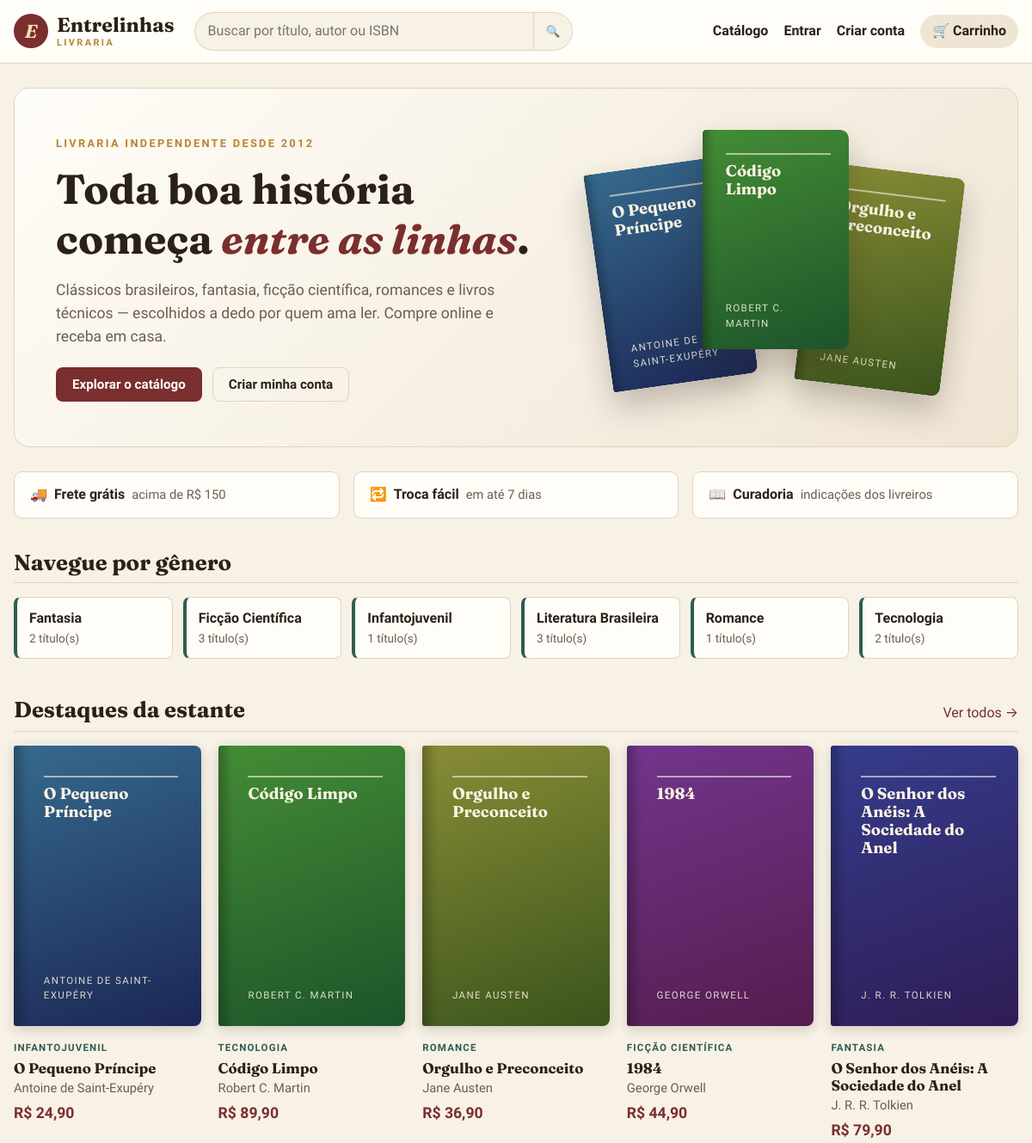
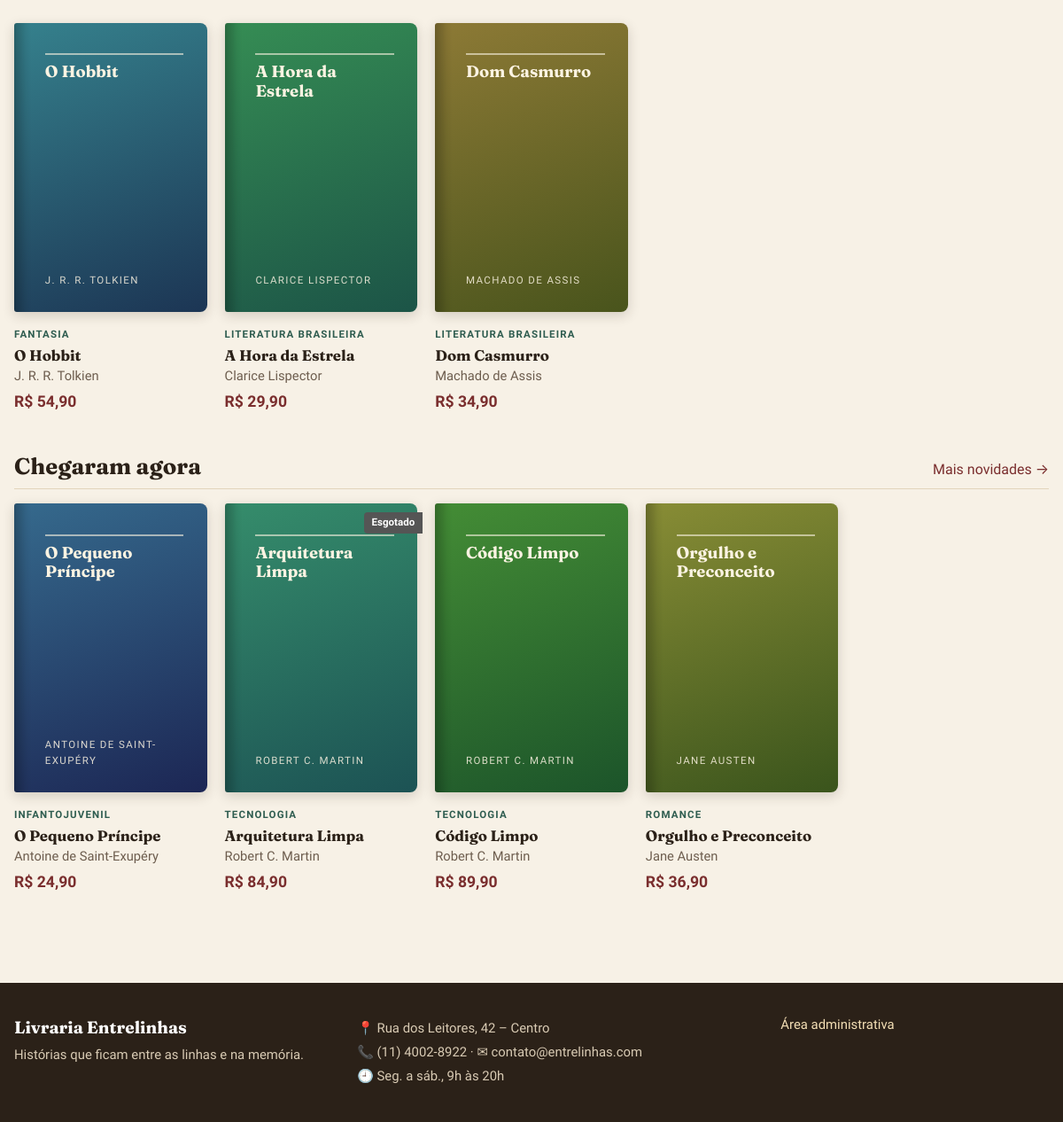
The page / on the database its author committed (2 pictures, top to bottom).
### tables this page shows
CREATE TABLE livros (
    id              INT UNSIGNED AUTO_INCREMENT PRIMARY KEY,
    titulo          VARCHAR(150) NOT NULL,
    isbn            VARCHAR(20)  NOT NULL UNIQUE,
    categoria_id    INT UNSIGNED NOT NULL,
    autor_id        INT UNSIGNED NOT NULL,
    editora         VARCHAR(100) NULL,
    ano_publicacao  SMALLINT NULL,
    paginas         SMALLINT UNSIGNED NULL,
    preco           DECIMAL(10,2) NOT NULL,
    estoque         INT UNSIGNED NOT NULL DEFAULT 0,
    sinopse         TEXT NULL,
    capa            VARCHAR(255) NULL,
    destaque        TINYINT(1) NOT NULL DEFAULT 0,
    ativo           TINYINT(1) NOT NULL DEFAULT 1,
    criado_em       DATETIME NOT NULL DEFAULT CURRENT_TIMESTAMP,
    CONSTRAINT fk_livro_categoria FOREIGN KEY (categoria_id) REFERENCES categorias(id)
        ON UPDATE CASCADE ON DELETE RESTRICT,
    CONSTRAINT fk_livro_autor FOREIGN KEY (autor_id) REFERENCES autores(id)
        ON UPDATE CASCADE ON DELETE RESTRICT,
    CONSTRAINT ck_livro_preco CHECK (preco > 0)
);

CREATE TABLE autores (
    id             INT UNSIGNED AUTO_INCREMENT PRIMARY KEY,
    nome           VARCHAR(120) NOT NULL,
    nacionalidade  VARCHAR(60)  NULL,
    biografia      TEXT NULL
);

CREATE TABLE categorias (
    id          INT UNSIGNED AUTO_INCREMENT PRIMARY KEY,
    nome        VARCHAR(60) NOT NULL UNIQUE,
    descricao   VARCHAR(255) NULL
);

### app/Core/Controller.php (called while the page is built, shortened)
<?php
class Controller
{
    public function render(string $view, array $dados = [], string $layout = 'public'): void
    {
        extract($dados);
        require APP_PATH . "/Views/{$view}.php";
        $conteudo = ob_get_clean();
        require APP_PATH . "/Views/layouts/{$layout}.php";
    }
}

### app/Controllers/HomeController.php (called while the page is built, shortened)
<?php
class HomeController extends Controller
{
    public function index(): void
    {
        $livros = new Livro();
        $this->render('home/index', [
            'titulo' => 'Início',
            'destaques' => $livros->destaques(8),
            'novidades' => array_slice($livros->buscar(['somente_ativos' => true, 'ordem' => 'recentes']), 0, 4),
            'categorias' => (new Categoria())->comContagem(),
        ]);
    }
}

### public/index.php (called while the page is built, shortened)
<?php
require dirname(__DIR__) . '/app/bootstrap.php';
$router = new App\Core\Router();
$router->dispatch($_SERVER['REQUEST_URI'], $_SERVER['REQUEST_METHOD']);

### app/helpers.php (called while the page is built, shortened)
<?php
function e(mixed $valor): string
{
    return htmlspecialchars((string) ($valor ?? ''), ENT_QUOTES, 'UTF-8');
}
function base_path(): string
{
    $dir = str_replace('\\', '/', dirname($_SERVER['SCRIPT_NAME'] ?? '/'));
    return rtrim($dir, '/');
}
function url(string $caminho = ''): string
{
    return base_path() . '/' . ltrim($caminho, '/');
}
function asset(string $arquivo): string
{
    return url('assets/' . ltrim($arquivo, '/'));
}
function moeda(float|string|null $valor): string
{
    return 'R$ ' . number_format((float) $valor, 2, ',', '.');
}
function capa_cor(int $id): int
{
    return ($id * 47) % 360;
}

### app/bootstrap.php (called while the page is built, shortened)
<?php
spl_autoload_register(function (string $classe): void {
    $prefixo = 'App\\';
    $relativo = str_replace('\\', '/', substr($classe, strlen($prefixo)));
    $arquivo = APP_PATH . '/' . $relativo . '.php';
});
require APP_PATH . '/helpers.php';

### app/Core/Auth.php (called while the page is built, shortened)
<?php
class Auth
{
    public static function cliente(): ?array
    {
        return $_SESSION['cliente'] ?? null;
    }
}

### app/Core/Model.php (called while the page is built, shortened)
<?php
abstract class Model
{
    public function __construct()
    {
        $this->db = Database::getConnection();
    }
}

### app/Core/Database.php (called while the page is built, shortened)
<?php
class Database
{
    private static ?PDO $conexao = null;
    private static array $config = [];
    public static function configure(array $config): void
    {
        self::$config = $config;
    }
    public static function getConnection(): PDO
    {
        if (self::$conexao === null) {
            $c = self::$config;
            $dsn = "mysql:host={$c['host']};port={$c['port']};dbname={$c['name']};charset={$c['charset']}";
            try {
                self::$conexao = new PDO($dsn, $c['user'], $c['pass'], [
                    PDO::ATTR_ERRMODE => PDO::ERRMODE_EXCEPTION,
                    PDO::ATTR_DEFAULT_FETCH_MODE => PDO::FETCH_ASSOC,
                    PDO::ATTR_EMULATE_PREPARES => false,
                ]);
            } catch (PDOException $e) {
                http_response_code(500);
                exit('<h1>Erro ao conectar ao banco de dados</h1><p>Verifique se o container MySQL está rodando '
                    . '(<code>docker compose up -d db</code>).</p><pre>' . htmlspecialchars($e->getMessage()) . '</pre>');
            }
        }
        return self::$conexao;
    }
}

### app/Models/Livro.php (called while the page is built, shortened)
<?php
class Livro extends Model
{
    public function buscar(array $filtros = []): array
    {
        $where = [];
        $params = [];
        if (!empty($filtros['somente_ativos'])) {
            $where[] = 'l.ativo = 1';
        }
        $ordens = [
            'recentes' => 'l.id DESC',
            'titulo' => 'l.titulo ASC',
            'menor_preco' => 'l.preco ASC',
            'maior_preco' => 'l.preco DESC',
        ];
        $ordem = $ordens[$filtros['ordem'] ?? ''] ?? 'l.titulo ASC';
        $sql = self::SELECT_COMPLETO
            . ($where ? ' WHERE ' . implode(' AND ', $where) : '')
            . " ORDER BY {$ordem}";
        $stmt = $this->db->prepare($sql);
        $stmt->execute($params);
        return $stmt->fetchAll();
    }
    public function destaques(int $limite = 8): array
    {
        $stmt = $this->db->prepare(
            self::SELECT_COMPLETO . ' WHERE l.ativo = 1 AND l.destaque = 1 ORDER BY l.id DESC LIMIT :limite'
        );
        $stmt->bindValue('limite', $limite, \PDO::PARAM_INT);
        $stmt->execute();
        return $stmt->fetchAll();
    }
}

### app/Models/Categoria.php (called while the page is built, shortened)
<?php
class Categoria extends Model
{
    public function comContagem(): array
    {
        return $this->db->query(
            'SELECT c.*, COUNT(l.id) AS qtd_livros
             FROM categorias c
             LEFT JOIN livros l ON l.categoria_id = c.id AND l.ativo = 1
             GROUP BY c.id
             ORDER BY c.nome'
        )->fetchAll();
    }
}

### app/Views/partials/livro_card.php (the view)
<article class="livro-card">
    <a href="<?= url('livro/' . $l['id']) ?>" class="livro-card-capa">
        <?php require __DIR__ . '/capa.php'; ?>
        <?php if ((int) $l['estoque'] === 0): ?>
            <span class="selo selo-esgotado">Esgotado</span>
        <?php elseif ((int) $l['estoque'] <= 3): ?>
            <span class="selo">Últimas unidades</span>
        <?php endif; ?>
    </a>
    <div class="livro-card-info">
        <span class="livro-card-categoria"><?= e($l['categoria']) ?></span>
        <h3><a href="<?= url('livro/' . $l['id']) ?>"><?= e($l['titulo']) ?></a></h3>
        <p class="livro-card-autor"><?= e($l['autor']) ?></p>
        <p class="preco"><?= moeda($l['preco']) ?></p>
    </div>
</article>

### app/Views/home/index.php
<section class="hero">
    <div class="hero-texto">
        <span class="sobretitulo">Livraria independente desde 2012</span>
        <h1>Toda boa história começa <em>entre as linhas</em>.</h1>
        <p>Clássicos brasileiros, fantasia, ficção científica, romances e livros técnicos —
            escolhidos a dedo por quem ama ler. Compre online e receba em casa.</p>
        <div class="hero-acoes">
            <a href="<?= url('livros') ?>" class="btn btn-primario">Explorar o catálogo</a>
            <?php if (!App\Core\Auth::cliente()): ?>
                <a href="<?= url('cadastro') ?>" class="btn btn-contorno">Criar minha conta</a>
            <?php endif; ?>
        </div>
    </div>
    <div class="hero-pilha" aria-hidden="true">
        <?php foreach (array_slice($destaques, 0, 3) as $l): ?>
            <div class="hero-livro"><?php require APP_PATH . '/Views/partials/capa.php'; ?></div>
        <?php endforeach; ?>
    </div>
</section>
<section class="vantagens">
    <div>🚚 <strong>Frete grátis</strong><span>acima de R$ 150</span></div>
    <div>🔁 <strong>Troca fácil</strong><span>em até 7 dias</span></div>
    <div>📖 <strong>Curadoria</strong><span>indicações dos livreiros</span></div>
</section>
<section class="secao">
    <div class="secao-cabecalho">
        <h2>Navegue por gênero</h2>
    </div>
    <div class="categorias-lista">
        <?php foreach ($categorias as $c): ?>
            <a href="<?= url('livros?categoria=' . $c['id']) ?>" class="categoria-chip">
                <strong><?= e($c['nome']) ?></strong>
                <span><?= (int) $c['qtd_livros'] ?> título(s)</span>
            </a>
        <?php endforeach; ?>
    </div>
</section>
<section class="secao">
    <div class="secao-cabecalho">
        <h2>Destaques da estante</h2>
        <a href="<?= url('livros') ?>">Ver todos →</a>
    </div>
    <div class="grade-livros">
        <?php foreach ($destaques as $l): ?>
            <?php require APP_PATH . '/Views/partials/livro_card.php'; ?>
        <?php endforeach; ?>
    </div>
</section>
<section class="secao">
    <div class="secao-cabecalho">
        <h2>Chegaram agora</h2>
        <a href="<?= url('livros?ordem=recentes') ?>">Mais novidades →</a>
    </div>
    <div class="grade-livros">
        <?php foreach ($novidades as $l): ?>
            <?php require APP_PATH . '/Views/partials/livro_card.php'; ?>
        <?php endforeach; ?>
    </div>
</section>

### app/Views/partials/capa.php
<?php if (!empty($l['capa'])): ?>
    <img src="<?= e(capa_url($l['capa'])) ?>" alt="Capa de <?= e($l['titulo']) ?>" class="capa" loading="lazy">
<?php else: ?>
    <div class="capa capa-gerada" style="--h: <?= capa_cor((int) $l['id']) ?>">
        <span class="capa-titulo"><?= e($l['titulo']) ?></span>
        <?php if (!empty($l['autor'])): ?><span class="capa-autor"><?= e($l['autor']) ?></span><?php endif; ?>
    </div>
<?php endif; ?>

### app/Core/Router.php (shortened to what this page needs)
<?php
class Router
{
    private array $rotas = [];
    private function add(string $metodo, string $caminho, array $acao): void
    {
        $regex = preg_replace('#\{(\w+)\}#', '(?P<$1>\d+)', rtrim($caminho, '/') ?: '/');
        $this->rotas[$metodo]['#^' . $regex . '$#'] = $acao;
    }
    public function dispatch(string $uri, string $metodo): void
    {
        $caminho = parse_url($uri, PHP_URL_PATH) ?? '/';
        $caminho = rtrim($caminho, '/') ?: '/';
        foreach ($this->rotas[$metodo] ?? [] as $regex => [$controller, $acao]) {
            if (preg_match($regex, $caminho, $m)) {
                $params = array_map('intval', array_filter($m, 'is_string', ARRAY_FILTER_USE_KEY));
                (new $controller())->$acao(...array_values($params));
                return;
            }
        }
    }
}

### app/Views/layouts/public.php (shortened to what this page needs)
<?php use App\Core\Auth; $cliente = Auth::cliente(); ?>
<!DOCTYPE html>
<html lang="pt-BR">
<head>
    <link rel="stylesheet" href="<?= asset('css/style.css') ?>">
</head>
<body>
<header class="topo">
    <div class="container topo-inner">
        <a href="<?= url('') ?>" class="logo">
            <span class="logo-icone">E</span>
            <span>Entrelinhas<small>livraria</small></span>
        </a>
        <form action="<?= url('livros') ?>" method="get" class="busca-topo">
            <input type="search" name="busca" placeholder="Buscar por título, autor ou ISBN" value="<?= e($_GET['busca'] ?? '') ?>">
            <button type="submit" aria-label="Buscar">🔍</button>
        </form>
        <nav class="menu">
            <a href="<?= url('livros') ?>">Catálogo</a>
            <?php if ($cliente): ?>
                <a href="<?= url('minha-conta') ?>">Olá, <?= e(explode(' ', $cliente['nome'])[0]) ?></a>
                <a href="<?= url('sair') ?>">Sair</a>
            <?php else: ?>
                <a href="<?= url('entrar') ?>">Entrar</a>
                <a href="<?= url('cadastro') ?>">Criar conta</a>
            <?php endif; ?>
            <a href="<?= url('carrinho') ?>" class="btn-carrinho">
                🛒 Carrinho <?php if (carrinho_qtd()): ?><span class="contador"><?= carrinho_qtd() ?></span><?php endif; ?>
            </a>
        </nav>
    </div>
</header>
<main class="container conteudo">
    <?= $conteudo ?>
</main>
<footer class="rodape">
    <div class="container rodape-inner">
        <div>
            <strong>Livraria Entrelinhas</strong>
            <p>Histórias que ficam entre as linhas e na memória.</p>
        </div>
        <div>
            <p>📍 Rua dos Leitores, 42 – Centro</p>
            <p>📞 (11) 4002-8922 · ✉ contato@entrelinhas.com</p>
            <p>🕘 Seg. a sáb., 9h às 20h</p>
        </div>
        <div>
            <a href="<?= url('admin/login') ?>">Área administrativa</a>
        </div>
    </div>
</footer>
</body>
</html>

### rows shown on the page
livros: capa_cor((int) $l['id']) 204 (drawn), titulo "O Pequeno Príncipe", autor.nome "ANTOINE DE SAINT-EXUPÉRY", categoria.nome "INFANTOJUVENIL", autor.nome "Antoine de Saint-Exupéry", preco "R$ 24,90"
livros: capa_cor((int) $l['id']) 110 (drawn), titulo "Código Limpo", autor.nome "ROBERT C. MARTIN", categoria.nome "TECNOLOGIA", autor.nome "Robert C. Martin", preco "R$ 89,90"
livros: capa_cor((int) $l['id']) 63 (drawn), titulo "Orgulho e Preconceito", autor.nome "JANE AUSTEN", categoria.nome "ROMANCE", autor.nome "Jane Austen", preco "R$ 36,90"
categorias: nome "Fantasia", qtd_livros "2"
categorias: nome "Ficção Científica", qtd_livros "3"
categorias: nome "Infantojuvenil", qtd_livros "1"
categorias: nome "Literatura Brasileira", qtd_livros "3"
categorias: nome "Romance", qtd_livros "1"
categorias: nome "Tecnologia", qtd_livros "2"
livros: capa_cor((int) $l['id']) 282 (drawn), titulo "1984", autor.nome "GEORGE ORWELL", categoria.nome "FICÇÃO CIENTÍFICA", autor.nome "George Orwell", preco "R$ 44,90"
livros: capa_cor((int) $l['id']) 235 (drawn), titulo "O Senhor dos Anéis: A Sociedade do Anel", autor.nome "J. R. R. TOLKIEN", categoria.nome "FANTASIA", autor.nome "J. R. R. Tolkien", preco "R$ 79,90"
livros: capa_cor((int) $l['id']) 188 (drawn), titulo "O Hobbit", autor.nome "J. R. R. TOLKIEN", categoria.nome "FANTASIA", autor.nome "J. R. R. Tolkien", preco "R$ 54,90"
livros: capa_cor((int) $l['id']) 141 (drawn), titulo "A Hora da Estrela", autor.nome "CLARICE LISPECTOR", categoria.nome "LITERATURA BRASILEIRA", autor.nome "Clarice Lispector", preco "R$ 29,90"
livros: capa_cor((int) $l['id']) 47 (drawn), titulo "Dom Casmurro", autor.nome "MACHADO DE ASSIS", categoria.nome "LITERATURA BRASILEIRA", autor.nome "Machado de Assis", preco "R$ 34,90"
livros: capa_cor((int) $l['id']) 157 (drawn), titulo "Arquitetura Limpa", autor.nome "ROBERT C. MARTIN", estoque "Esgotado", categoria.nome "TECNOLOGIA", autor.nome "Robert C. Martin", preco "R$ 84,90"
